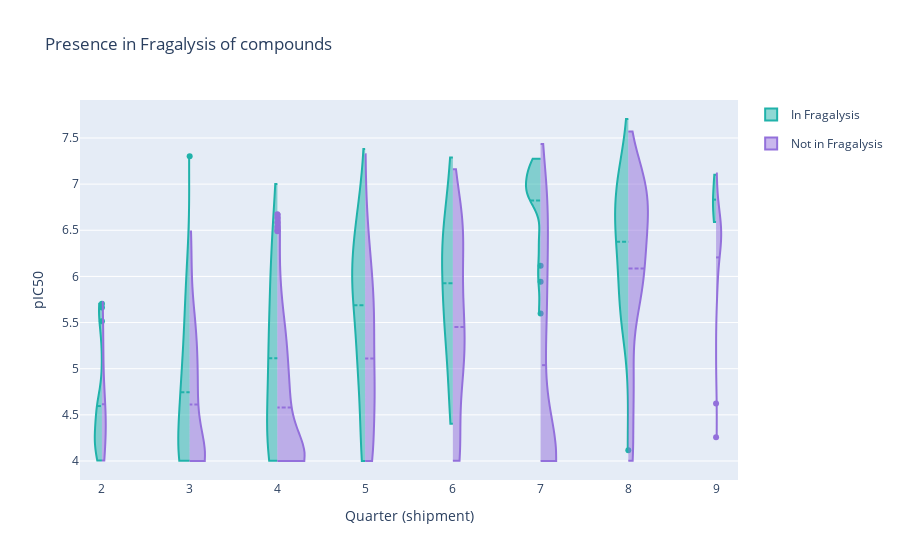

The notebook cell saved with this chart:
### Code cell
moonshot['quarter (shipment)'] = moonshot.shipment_date.apply(lambda d: 1+int(d.month // 3 + 4 * (d.year -2020)) if str(d.month) != 'nan' else -1)

import plotly.graph_objects as go

import pandas as pd

df = pd.read_csv("https://raw.githubusercontent.com/plotly/datasets/master/violin_data.csv")

fig = go.Figure()

fig.add_trace(go.Violin(x=moonshot.loc[moonshot.in_fragalysis]['quarter (shipment)'],
                        y=moonshot.loc[moonshot.in_fragalysis]['pIC50'],
                        legendgroup='Yes', scalegroup='Yes', name='In Fragalysis',
                        side='negative',
                        line_color='lightseagreen')
             )
fig.add_trace(go.Violin(x=moonshot.loc[~moonshot.in_fragalysis]['quarter (shipment)'],
                        y=moonshot.loc[~moonshot.in_fragalysis]['pIC50'],
                        legendgroup='No', scalegroup='No', name='Not in Fragalysis',
                        side='positive',
                        line_color='mediumpurple')
             )
fig.update_traces(meanline_visible=True,
                 # points='all',  
                 # jitter=0.05, 
                  scalemode='count'
                 )
fig.update_layout(violingap=0, violingroupgap=0, violinmode='overlay',
                  title='Presence in Fragalysis of compounds',
                  xaxis=dict(title='Quarter (shipment)'),
                  yaxis=dict(title='pIC50'),)
fig.update_traces(spanmode = 'hard')
fig.write_image("images/incomplete_soak2.jpg")
fig

### Figure 1 — Plotly figure (JSON) as saved in the notebook; plotly's stock layout.template omitted (floating-point values rounded to 4 significant figures; data arrays with more than 128 entries replaced by an {"elided": "..."} marker saying what was removed)
{"data": [{"legendgroup": "Yes", "line": {"color": "lightseagreen"}, "meanline": {"visible": true}, "name": "In Fragalysis", "scalegroup": "Yes", "scalemode": "count", "side": "negative", "spanmode": "hard", "type": "violin", "x": {"elided": "551 int values"}, "y": {"elided": "551 float values"}}, {"legendgroup": "No", "line": {"color": "mediumpurple"}, "meanline": {"visible": true}, "name": "Not in Fragalysis", "scalegroup": "No", "scalemode": "count", "side": "positive", "spanmode": "hard", "type": "violin", "x": {"elided": "13571 int values"}, "y": {"elided": "13571 float values"}}], "layout": {"autosize": true, "title": {"text": "Presence in Fragalysis of compounds"}, "violingap": 0, "violingroupgap": 0, "violinmode": "overlay", "xaxis": {"autorange": true, "range": [1.75, 9.25], "title": {"text": "Quarter (shipment)"}, "type": "linear"}, "yaxis": {"autorange": true, "range": [3.794, 7.911], "title": {"text": "pIC50"}, "type": "linear"}}}
